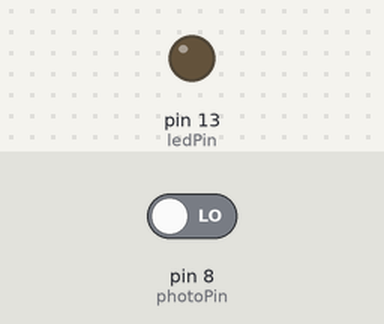
Simulated run of this sketch. Board: Arduino Uno, built with avr-gcc and run on an emulated ATmega328P. Parts: output pins drawn as LEDs (lit = HIGH). The inputs (shaded band) are chosen by the test bench; at power-on: pin 8 (photoPin) LOW.

Above: at 1.2 s.
1.3 s: pin 8 (photoPin) driven HIGH
At 1.9 s:
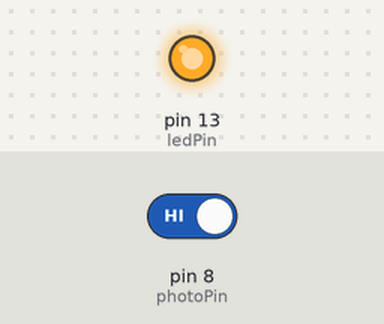
2.8 s: pin 8 (photoPin) driven LOW
At 3.1 s:
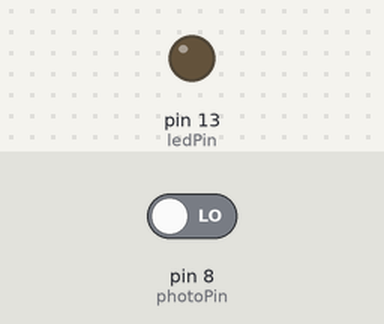
Timing chart, 0 to 5.8 s (numbered marks = the images above; inputs shaded):
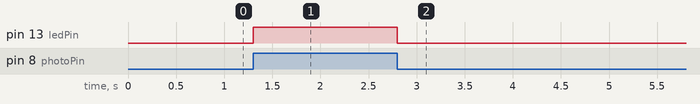

The sketch:

lab2_test.ino
```cpp
const int photoPin = 8;
const int ledPin = 13;

void setup()
{
  pinMode(photoPin, INPUT);
  pinMode(ledPin, OUTPUT);

}

void loop()
{
  boolean Value=digitalRead(photoPin);

  if(Value==HIGH)
  {
    digitalWrite(ledPin, HIGH);
  }
  else
  {
    digitalWrite(ledPin, LOW);
  }
}
```

Measured:
- after the input at 1.3 s, pin 13 (ledPin): LOW → HIGH at once
- after the input at 2.8 s, pin 13 (ledPin): HIGH → LOW at once
